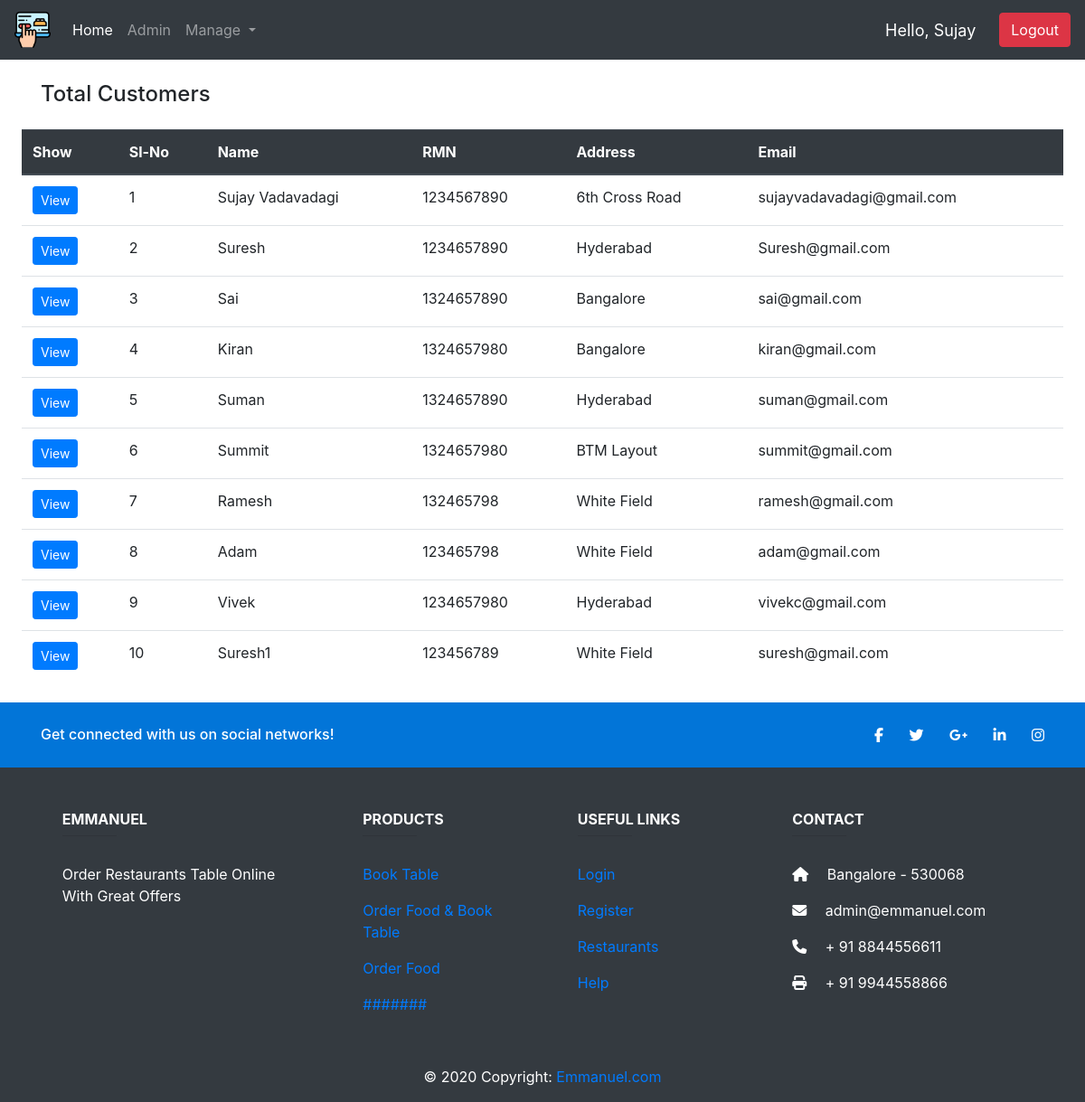
Page /admindash/show_cust (signed in) on the committed database.
### tablebooking/models.py (models this page shows, shortened)
class Customer(models.Model):
    slno = models.IntegerField(null=True)
    name = models.CharField(max_length=200, null=True)
    rmn = models.IntegerField(null=True)
    address = models.CharField(max_length=200, null=True)
    email = models.EmailField(max_length=200, null=True)

### tablebooking/decorators.py (the view)
        def wrapper_func(request, *args, **kwargs):
            group = None
            if request.user.groups.exists():
                group = request.user.groups.all()[0].name
            if group in allowed_roles:
                return view_func(request, *args, **kwargs)
            else:
                return HttpResponse('YOU ARE NOT AUTHORIZED TO VIEW THIS PAGE')

### tablebooking/views.py (called while the page is built)
@login_required(login_url='login')
@allowed_users(allowed_roles=['admin'])
def show_cust(request):
    cust = Customer.objects.all()
    return render(request, 'admindash/show_cust.html', {'cust': cust})

### tablebooking/templates/admindash/show_cust.html
{% extends 'admindash/base.html' %}
{% block content %}
<div class="container mt-4">
    <h4>Total Customers</h4>
</div>
<div class="contanier mx-4 my-4">
<table class="table">
    <thead class="thead-dark">
      <tr>
        <th scope="col">Show</th>
        <th scope="col">Sl-No</th>
        <th scope="col">Name</th>
        <th scope="col">RMN</th>
        <th scope="col">Address</th>
        <th scope="col">Email</th>
      </tr>
    </thead>
    <tbody>
        {% for i in cust %}
        <tr>
          <td><a class="btn btn-primary btn-sm" href="{% url 'view_cust' i.id %}">View</a></td>
          <td>{{i.slno}}</td>
          <td>{{i.name}}</td>
          <td>{{i.rmn}}</td>
          <td>{{i.address}}</td>
          <td>{{i.email}}</td>
        </tr>
      {% endfor %}
    </tbody>
  </table>
</div>
{% endblock %}

### tablebooking/templates/admindash/base.html (shortened to what this page needs)
{% load static %}
<!doctype html>
<html lang="en">
<head>
    <link rel="stylesheet" href="https://stackpath.bootstrapcdn.com/bootstrap/4.5.2/css/bootstrap.min.css"
>
    <link rel="stylesheet" href="https://cdnjs.cloudflare.com/ajax/libs/font-awesome/4.7.0/css/font-awesome.min.css">
</head>
<body>
    <nav class="navbar navbar-expand-lg navbar-dark bg-dark">
        <a class="navbar-brand" href="#"><img src="{% static 'img/laptop.png' %}" alt="Logo"
                style="height: 40px; width: 40px;"></a>
        <div class="collapse navbar-collapse" id="navbarSupportedContent">
            <ul class="navbar-nav mr-auto">
                <li class="nav-item active">
                    <a class="nav-link" href="/">Home <span class="sr-only">(current)</span></a>
                </li>
                {% if request.user.is_staff %}
                <li class="nav-item">
                    <a class="nav-link" href="/admindash">Admin</a>
                </li>
                <li class="nav-item dropdown">
                    <a class="nav-link dropdown-toggle" href="#" id="navbarDropdown" role="button"
                        data-toggle="dropdown" aria-haspopup="true" aria-expanded="false">
                        Manage
                    </a>
                </li>
                {% endif %}
            </ul>
            <span class="form-inline my-2 my-lg-0">
                <span class="nav-link" style="color: white; font-size: 18px; margin-right: 10px;">Hello, {{request.user|capfirst}}</span>
                <a class="btn btn-danger" href="{% url 'logout' %}">Logout</a>
            </span>
        </div>
    </nav>
    {% block content %}
    {% endblock %}
    <footer class="page-footer font-small bg-dark mt-4" style="color: white;">
        <div style="background-color: #0275d8;">
            <div class="container">
                <div class="row py-4 d-flex align-items-center">
                    <div class="col-md-6 col-lg-5 text-center text-md-left mb-4 mb-md-0">
                        <h6 class="mb-0">Get connected with us on social networks!</h6>
                    </div>
                    <div class="col-md-6 col-lg-7 text-center text-md-right">
                        <a class="fb-ic">
                            <i class="fab fa-facebook-f white-text mr-4" style="color: white;"> </i>
                        </a>
                        <a class="tw-ic">
                            <i class="fab fa-twitter white-text mr-4" style="color: white;"> </i>
                        </a>
                        <a class="gplus-ic">
                            <i class="fab fa-google-plus-g white-text mr-4" style="color: white;"> </i>
                        </a>
                        <a class="li-ic">
                            <i class="fab fa-linkedin-in white-text mr-4" style="color: white;"> </i>
                        </a>
                        <a class="ins-ic">
                            <i class="fab fa-instagram white-text" style="color: white;"> </i>
                        </a>
                    </div>
                </div>
            </div>
        </div>
        <div class="container text-center text-md-left mt-5">
            <div class="row mt-3">
                <div class="col-md-3 col-lg-4 col-xl-3 mx-auto mb-4">
                    <h6 class="text-uppercase font-weight-bold">Emmanuel</h6>
                    <hr class="deep-purple accent-2 mb-4 mt-0 d-inline-block mx-auto" style="width: 60px;">
                    <p>Order Restaurants Table Online With Great Offers </p>
                </div>
                <div class="col-md-2 col-lg-2 col-xl-2 mx-auto mb-4">
                    <h6 class="text-uppercase font-weight-bold">Products</h6>
                    <hr class="deep-purple accent-2 mb-4 mt-0 d-inline-block mx-auto" style="width: 60px;">
                    <p>
                        <a href="#!">Book Table</a>
                    </p>
                    <p>
                        <a href="#!">Order Food & Book Table</a>
                    </p>
                    <p>
                        <a href="#!">Order Food</a>
                    </p>
                    <p>
                        <a href="#!">#######</a>
                    </p>
                </div>
                <div class="col-md-3 col-lg-2 col-xl-2 mx-auto mb-4">
                    <h6 class="text-uppercase font-weight-bold">Useful links</h6>
                    <hr class="deep-purple accent-2 mb-4 mt-0 d-inline-block mx-auto" style="width: 60px;">
                    <p>
                        <a href="#!">Login</a>
                    </p>
                    <p>
                        <a href="#!">Register</a>
                    </p>
                    <p>
                        <a href="#!">Restaurants</a>
                    </p>
                    <p>
                        <a href="#!">Help</a>
                    </p>
                </div>
                <div class="col-md-4 col-lg-3 col-xl-3 mx-auto mb-md-0 mb-4">
                    <h6 class="text-uppercase font-weight-bold">Contact</h6>
                    <hr class="deep-purple accent-2 mb-4 mt-0 d-inline-block mx-auto" style="width: 60px;">
                    <p>
                        <i class="fas fa-home mr-3"></i> Bangalore - 530068</p>
                    <p>
                        <i class="fas fa-envelope mr-3"></i> admin@emmanuel.com</p>
                    <p>
                        <i class="fas fa-phone mr-3"></i> + 91 8844556611</p>
                    <p>
                        <i class="fas fa-print mr-3"></i> + 91 9944558866</p>
                </div>
            </div>
        </div>
        <div class="footer-copyright text-center py-3">© 2020 Copyright:
            <a href=""> Emmanuel.com</a>
        </div>
    </footer>
</body>
</html>

### rows in the picture
Customer: slno "1", name "Sujay Vadavadagi", rmn "1234567890", address "6th Cross Road", email "sujayvadavadagi@gmail.com"
Customer: slno "2", name "Suresh", rmn "1234657890", address "Hyderabad", email "Suresh@gmail.com"
Customer: slno "3", name "Sai", rmn "1324657890", address "Bangalore", email "sai@gmail.com"
Customer: slno "4", name "Kiran", rmn "1324657980", address "Bangalore", email "kiran@gmail.com"
Customer: slno "5", name "Suman", rmn "1324657890", address "Hyderabad", email "suman@gmail.com"
Customer: slno "6", name "Summit", rmn "1324657980", address "BTM Layout", email "summit@gmail.com"
Customer: slno "7", name "Ramesh", rmn "132465798", address "White Field", email "ramesh@gmail.com"
Customer: slno "8", name "Adam", rmn "123465798", address "White Field", email "adam@gmail.com"
Customer: slno "9", name "Vivek", rmn "1234657980", address "Hyderabad", email "vivekc@gmail.com"
Customer: slno "10", name "Suresh1", rmn "123456789", address "White Field", email "suresh@gmail.com"

### other values in the picture
{{ request.user|capfirst }} "Sujay"
